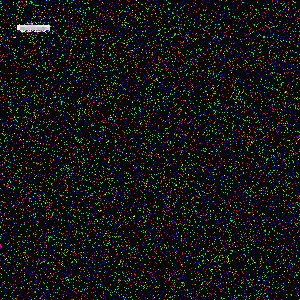
#> input picture test_thumbnail.jpg, 300 x 300 px; its folder holds only this picture in this run
$ python image-obfuscator.py test_thumbnail.jpg
#> lines starting #> are read from the running program, lines starting #| are printed output that depends on the picture
#!/usr/bin/env python3
"""
Standalone image obfuscator.

Usage:
    python obfuscate.py <image_path> [output_dir] [--method balanced|blur|pixelate]

Examples:
    python obfuscate.py photo.jpg
    python obfuscate.py photo.jpg ./out --method pixelate
    python obfuscate.py ./scans/*.png ./thumbs --method balanced
"""

import os
import io
import sys
import glob
import argparse
import logging
import numpy as np
from PIL import Image, ImageFilter

logging.basicConfig(level=logging.INFO, format='%(asctime)s - %(levelname)s - %(message)s')
logger = logging.getLogger(__name__)


# ============================================================================
# OBFUSCATION CORE (unchanged from original pipeline)
# ============================================================================

def obfuscate_thumbnail(img, method="balanced", output_size=(300, 300)):
    """Apply irreversible obfuscation to an image and return a BytesIO buffer."""
    try:
        img = img.copy()
        img.thumbnail(output_size, Image.Resampling.LANCZOS)

        if method == "blur":
            img = img.filter(ImageFilter.GaussianBlur(radius=10))

        elif method == "pixelate":
            small = img.resize((40, 40), Image.Resampling.NEAREST)
            img = small.resize(img.size, Image.Resampling.NEAREST)

        elif method == "balanced":
            img = img.filter(ImageFilter.GaussianBlur(radius=0.05))
            small = img.resize((120, 120), Image.Resampling.BILINEAR)
            img = small.resize(output_size, Image.Resampling.NEAREST)
            if img.mode != 'RGB':
                img = img.convert('RGB')
            np_img = np.array(img)
            noise = np.random.randint(0, 20, np_img.shape, dtype=np.uint8)
            np_img = np.clip(np_img + noise, 0, 255).astype(np.uint8)
            img = Image.fromarray(np_img)

        else:
            raise ValueError(f"Unknown obfuscation method: {method}")

        if img.mode != 'RGB':
            img = img.convert('RGB')

        buffer = io.BytesIO()
        img.save(buffer, format='JPEG', quality=85, optimize=True)
        buffer.seek(0)

        size = buffer.getbuffer().nbytes
        logger.info(f"Created obfuscated buffer: {size} bytes")
        if size == 0:
            logger.error("Buffer is empty!")
            return None
        return buffer

    except Exception as e:
        logger.error(f"obfuscate_thumbnail failed: {e}")
        import traceback; traceback.print_exc()
        return None


def create_obfuscated_thumbnail_from_image(original_image_path, method="balanced"):
    """Create obfuscated thumbnail from an image file path."""
    try:
        if not os.path.exists(original_image_path):
            logger.error(f"Image file does not exist: {original_image_path}")
            return None

        logger.info(f"Opening image: {original_image_path}")
        with Image.open(original_image_path) as img:
            logger.info(f"Image opened. Size={img.size}, Mode={img.mode}")
            return obfuscate_thumbnail(img, method=method)
    except Exception as e:
        logger.error(f"Error creating thumbnail from image: {e}")
        import traceback; traceback.print_exc()
        return None


# ============================================================================
# CLI
# ============================================================================

def obfuscate_file(image_path, output_dir, method="balanced", suffix="_obfuscated"):
    """Obfuscate a single file and write it to output_dir. Returns output path or None."""
    os.makedirs(output_dir, exist_ok=True)

    buffer = create_obfuscated_thumbnail_from_image(image_path, method=method)
    if buffer is None:
        return None

    base = os.path.splitext(os.path.basename(image_path))[0]
    output_name = f"{base}{suffix}.jpg"
    output_path = os.path.join(output_dir, output_name)

    with open(output_path, 'wb') as f:
        f.write(buffer.getbuffer())

    logger.info(f"Saved obfuscated image: {output_path}")
    return output_path


def expand_inputs(inputs):
    """Expand any glob patterns into a list of existing file paths."""
    resolved = []
    for item in inputs:
        if os.path.isdir(item):
            # treat as directory: grab everything image-like
            for ext in ("*.jpg", "*.jpeg", "*.png", "*.bmp", "*.gif", "*.tiff"):
                resolved.extend(sorted(glob.glob(os.path.join(item, ext))))
        elif any(ch in item for ch in "*?["):
            resolved.extend(sorted(glob.glob(item)))
        else:
            resolved.append(item)
    # De-dup while preserving order
    seen = set()
    out = []
    for p in resolved:
        if p not in seen:
            seen.add(p)
            out.append(p)
    return out


def main():
    parser = argparse.ArgumentParser(
        description="Obfuscate one or more image files and save the results to a directory."
    )
    parser.add_argument(
        "inputs",
        nargs="+",
        help="Image file(s), directory(ies), or glob pattern(s) to obfuscate.",
    )
    parser.add_argument(
        "-o", "--output-dir",
        default="obfuscated",
        help="Directory to write obfuscated images into. Default: ./obfuscated",
    )
    parser.add_argument(
        "-m", "--method",
        choices=["balanced", "blur", "pixelate"],
        default="balanced",
        help="Obfuscation method. Default: balanced",
    )
    parser.add_argument(
        "-s", "--suffix",
        default="_obfuscated",
        help="Suffix appended to the output filename. Default: _obfuscated",
    )

    args = parser.parse_args()

    files = expand_inputs(args.inputs)
    if not files:
        logger.error("No input files matched.")
        sys.exit(1)

    logger.info(f"Found {len(files)} file(s) to process.")
    logger.info(f"Output directory: {os.path.abspath(args.output_dir)}")
    logger.info(f"Method: {args.method}")

    successes, failures = 0, 0
    for path in files:
        if not os.path.isfile(path):
            logger.warning(f"Skipping (not a file): {path}")
            failures += 1
            continue

        result = obfuscate_file(
            path,
            args.output_dir,
            method=args.method,
            suffix=args.suffix,
        )
#> in create_obfuscated_thumbnail_from_image, img is the input picture: PIL image 300x300 RGB; mean R, G, B 24.2, 23, 25
#> in obfuscate_thumbnail, `small = img.resize((120, 120), Image.Resampling.BILINEAR)`:
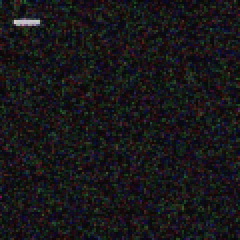
#> small: PIL image 120x120 RGB (shown 2 times larger); mean R, G, B 24.2, 23, 25
#> in obfuscate_thumbnail, `img = small.resize(output_size, Image.Resampling.NEAREST)`:
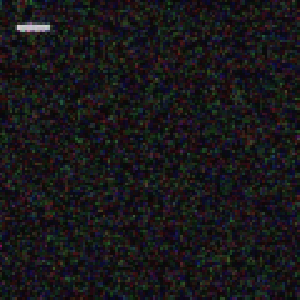
#> img: PIL image 300x300 RGB; mean R, G, B 24.2, 22.9, 24.9
        if result:
            successes += 1
        else:
            failures += 1

    logger.info(f"Done. Successes: {successes}, Failures: {failures}")
    sys.exit(0 if failures == 0 else 2)
#> (the program exits here)
